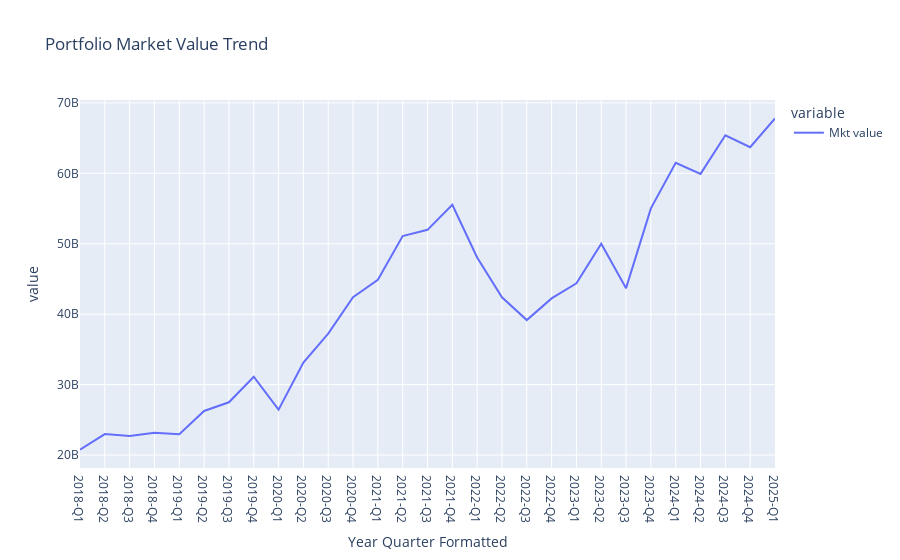

Write notebook code for a chart like this one.
### Markdown cell above
### Simple Return

### Code cell
portfolio_value_df = portfolio_df.groupby('Year Quarter Formatted')['Mkt value'].sum().to_frame()
px.line(portfolio_value_df, title ='Portfolio Market Value Trend')

### Figure 1 — Plotly figure (JSON) as saved in the notebook; plotly's stock layout.template omitted (floating-point values rounded to 4 significant figures)
{"data": [{"hovertemplate": "variable=Mkt value<br>Year Quarter Formatted=%{x}<br>value=%{y}<extra></extra>", "legendgroup": "Mkt value", "line": {"color": "#636efa", "dash": "solid"}, "marker": {"symbol": "circle"}, "mode": "lines", "name": "Mkt value", "orientation": "v", "showlegend": true, "type": "scatter", "x": ["2018-Q1", "2018-Q2", "2018-Q3", "2018-Q4", "2019-Q1", "2019-Q2", "2019-Q3", "2019-Q4", "2020-Q1", "2020-Q2", "2020-Q3", "2020-Q4", "2021-Q1", "2021-Q2", "2021-Q3", "2021-Q4", "2022-Q1", "2022-Q2", "2022-Q3", "2022-Q4", "2023-Q1", "2023-Q2", "2023-Q3", "2023-Q4", "2024-Q1", "2024-Q2", "2024-Q3", "2024-Q4", "2025-Q1"], "xaxis": "x", "y": [20780000000.0, 22980000000.0, 22720000000.0, 23180000000.0, 22970000000.0, 26260000000.0, 27500000000.0, 31120000000.0, 26440000000.0, 33120000000.0, 37240000000.0, 42420000000.0, 44880000000.0, 51100000000.0, 51980000000.0, 55540000000.0, 48040000000.0, 42400000000.0, 39170000000.0, 42240000000.0, 44380000000.0, 50000000000.0, 43700000000.0, 55030000000.0, 61490000000.0, 59920000000.0, 65400000000.0, 63700000000.0, 67800000000.0], "yaxis": "y"}], "layout": {"legend": {"title": {"text": "variable"}, "tracegroupgap": 0}, "title": {"text": "Portfolio Market Value Trend"}, "xaxis": {"anchor": "y", "domain": [0, 1], "title": {"text": "Year Quarter Formatted"}}, "yaxis": {"anchor": "x", "domain": [0, 1], "title": {"text": "value"}}}}
